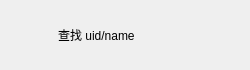
<?xml version="1.0" encoding="UTF-8"?>
<ui version="4.0">
 <class>AddUserItem</class>
 <widget class="QWidget" name="AddUserItem">
  <property name="geometry">
   <rect>
    <x>0</x>
    <y>0</y>
    <width>250</width>
    <height>70</height>
   </rect>
  </property>
  <property name="minimumSize">
   <size>
    <width>250</width>
    <height>70</height>
   </size>
  </property>
  <property name="maximumSize">
   <size>
    <width>250</width>
    <height>70</height>
   </size>
  </property>
  <property name="windowTitle">
   <string>Form</string>
  </property>
  <layout class="QHBoxLayout" name="horizontalLayout">
   <property name="spacing">
    <number>7</number>
   </property>
   <property name="leftMargin">
    <number>11</number>
   </property>
   <property name="topMargin">
    <number>11</number>
   </property>
   <property name="rightMargin">
    <number>11</number>
   </property>
   <property name="bottomMargin">
    <number>11</number>
   </property>
   <item>
    <widget class="QLabel" name="add_tip">
     <property name="minimumSize">
      <size>
       <width>40</width>
       <height>40</height>
      </size>
     </property>
     <property name="maximumSize">
      <size>
       <width>40</width>
       <height>40</height>
      </size>
     </property>
     <property name="text">
      <string/>
     </property>
    </widget>
   </item>
   <item>
    <widget class="QLabel" name="message_tip">
     <property name="text">
      <string>查找 uid/name</string>
     </property>
    </widget>
   </item>
   <item>
    <widget class="QLabel" name="right_tip">
     <property name="minimumSize">
      <size>
       <width>30</width>
       <height>30</height>
      </size>
     </property>
     <property name="maximumSize">
      <size>
       <width>30</width>
       <height>30</height>
      </size>
     </property>
     <property name="text">
      <string/>
     </property>
    </widget>
   </item>
  </layout>
 </widget>
 <resources/>
 <connections/>
</ui>
